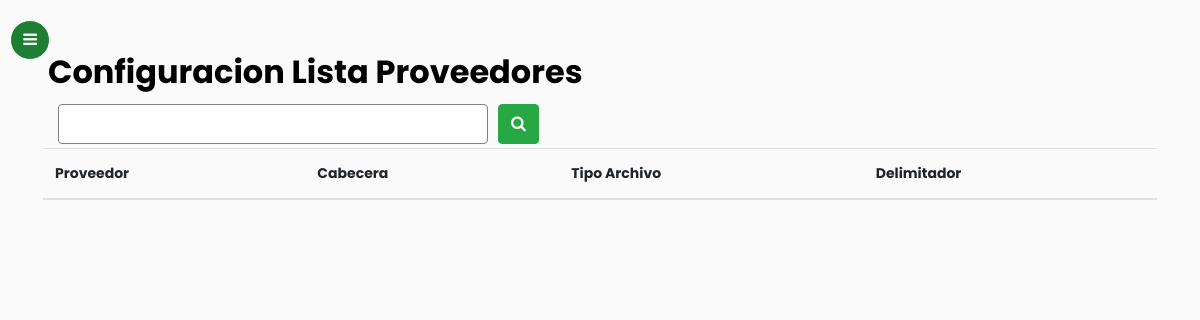
/artprov/configuracion_list (signed in), run on an earlier commit of the app's database.
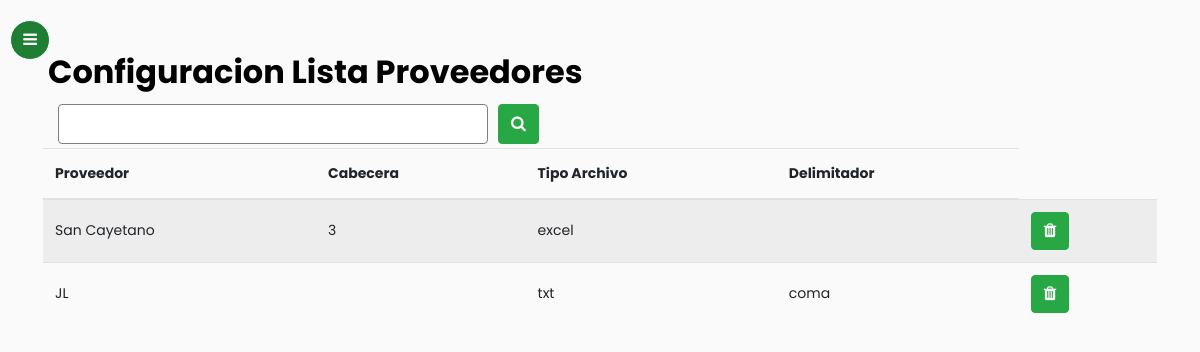
And on a later commit of the database.
### gestionStock/models.py (models this page shows)
class Configuracion_Listas(models.Model):
    proveedor = models.ForeignKey(Proveedores, on_delete = models.CASCADE)
    cabecera = models.TextField(max_length = 30)
    tipo_archivo = models.TextField(max_length = 30)
    delimitador = models.TextField(max_length = 1, null= True)
    class Meta:
        verbose_name_plural = "Configuracion Listas"

class Proveedores(models.Model):
    razon_social = models.TextField(max_length = 30)
    cuit = models.TextField(max_length = 30)
    direccion = models.TextField(max_length = 30, blank = True, default = "")
    telefono = models.TextField(max_length = 30, blank = True, default = "")
    email = models.EmailField(blank = True, default = "")
    localidad = models.ForeignKey(Localidades, on_delete = models.CASCADE, null= True)
    class Meta:
        verbose_name_plural = "Proveedores"
    def __str__(self):
        return self.razon_social

### gestionStock/views.py (the view)
# urls.py: path('artprov/configuracion_list',login_required(views.ConfigurarList.as_view()), name="configuracion_list"),
class ConfigurarList(ListView):
    model = Configuracion_Listas
    queryset = model.objects.all()
    context_object_name = "configuracion_list"
    template_name = "configuracion_list.html"
    paginate_by = 20
    def get_queryset(self): # new
        query = self.request.GET.get('buscar')
        if query:
            object_list = Configuracion_Listas.objects.filter(
                Q(proveedor__icontains=query)
            )
        else:
            object_list = Configuracion_Listas.objects.all()
        return object_list

### gestionStock/templates/configuracion_list.html (shortened to what this page needs)
{% extends "base.html" %}
{% load static %}
{% block content %}
<div class="container-lg">
            <div class="table-title">
                <div class="row">
                    <div class="col-sm-9"><h2><b>Configuracion Lista Proveedores</b></h2></div>
                </div>
            </div>
            <form method="GET">
                <div class="input-group">
                    <div class="form-row col-md-5">
                      <input id="search-focus col-sm-9" type="search" id="form" class="form-control" name="buscar" />
                    </div>
                    <button type="submit" class="btn btn-success">
                      <i class="fa fa-search"></i>
                    </button>
                  </div>
            </form>
            <div class="form-row">
            <table class="table table-striped  mt-1">
                <thead>
                    <tr>
                        <th class="align-middle">Proveedor</th>
                        <th class="align-middle">Cabecera</th>
                        <th class="align-middle">Tipo Archivo</th>
                        <th class="align-middle">Delimitador</th>
                    </tr>
                </thead>
                <tbody>
                    {% for list in configuracion_list %}
                    <tr>
                        <td class="align-middle">{{list.proveedor}}</td>
                        <td class="align-middle">{{list.cabecera}}</td>
                        <td class="align-middle">{{list.tipo_archivo}}</td>
                        <td class="align-middle">{{list.delimitador}}</td>
                        <td class="align-middle">
                          <a href="{% url 'configurar_list_delete' list.id %}"><button type="button" class="btn btn-success add-new btn-xs"><i class="fa fa-trash fa-xs" aria-hidden="true"></i></button></a>
                        </td>
                    </tr>
                    {% endfor %}
                </tbody>
            </table>
</div>
{% endblock %}

What changed in the data, as far as the page shows it:
added Configuracion_Listas: proveedor "San Cayetano", cabecera "3", tipo_archivo "excel"
added Configuracion_Listas: proveedor "JL", tipo_archivo "txt", delimitador "coma"
